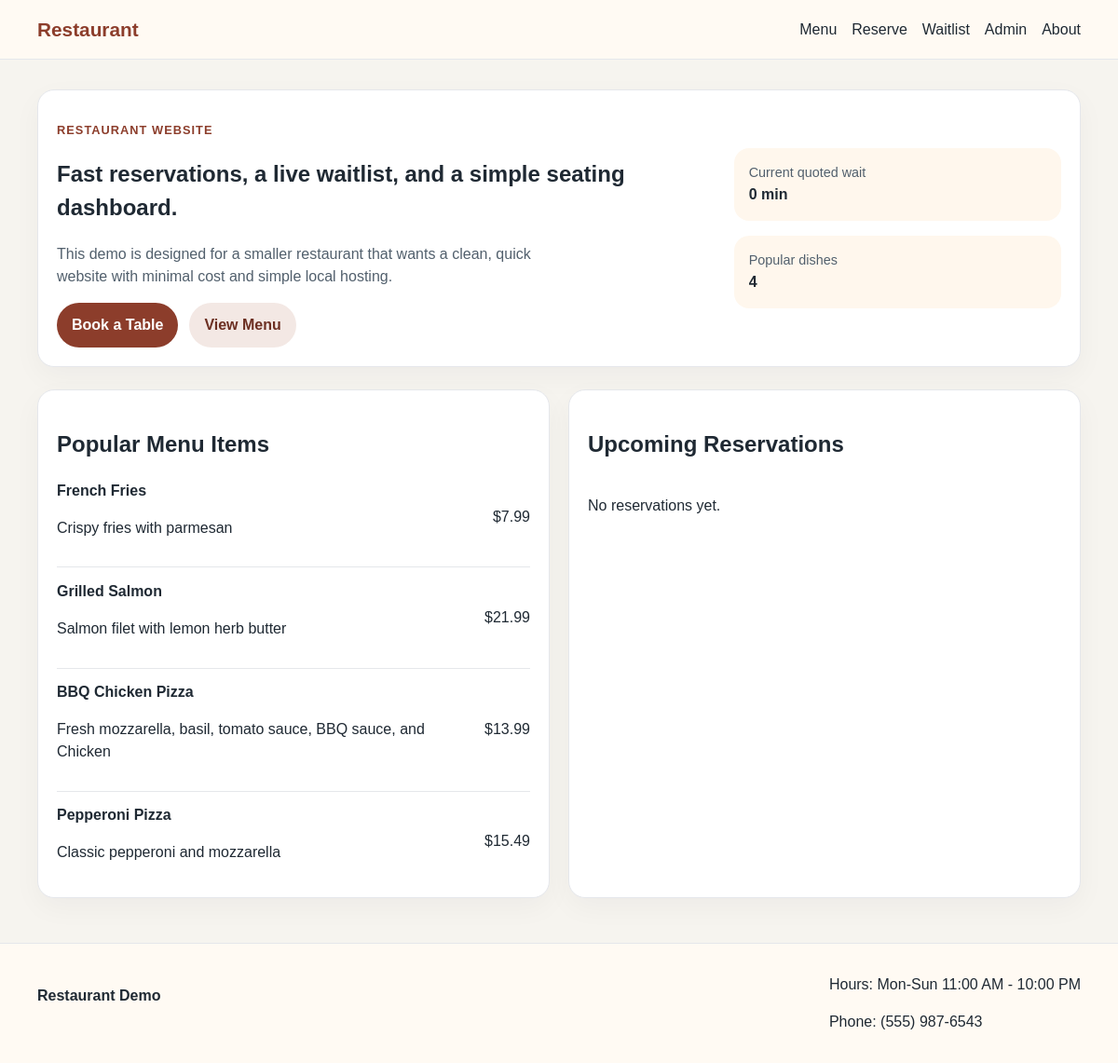
The page / on the database its author committed.
### tables this page shows
CREATE TABLE menu_items (
                id INTEGER PRIMARY KEY AUTOINCREMENT,
                name TEXT NOT NULL,
                description TEXT NOT NULL,
                price REAL NOT NULL,
                category TEXT NOT NULL,
                is_popular INTEGER NOT NULL DEFAULT 0
            );

### app.py (the view)
@app.route("/")
def home() -> str:
    popular_items = fetch_all(
        "SELECT * FROM menu_items WHERE is_popular = 1 ORDER BY category, name"
    )
    upcoming_reservations = fetch_all(
        """
        SELECT * FROM reservations
        WHERE reservation_time >= ?
        ORDER BY reservation_time ASC
        LIMIT 5
        """,
        (datetime.now().strftime("%Y-%m-%dT%H:%M"),),
    )
    current_wait = estimate_wait_time(2)
    return render_template(
        "home.html",
        popular_items=popular_items,
        upcoming_reservations=upcoming_reservations,
        current_wait=current_wait,
    )

### app.py (called while the page is built, shortened)
def get_db() -> sqlite3.Connection:
    if "db" not in g:
        g.db = sqlite3.connect(app.config["DATABASE"])
        g.db.row_factory = sqlite3.Row
    return g.db

def fetch_all(query: str, params: tuple[Any, ...] = ()) -> list[sqlite3.Row]:
    return get_db().execute(query, params).fetchall()

def estimate_wait_time(party_size: int) -> int:
    db = get_db()
    available_now = db.execute(
        "SELECT COUNT(*) AS count FROM dining_tables WHERE status = 'Available' AND capacity >= ?",
        (party_size,),
    ).fetchone()["count"]
    if available_now > 0:
        return 0

### templates/home.html (shortened to what this page needs)
{% extends 'base.html' %}
{% block content %}
<section class="hero card hero-card">
  <div>
    <p class="eyebrow">Restaurant Website</p>
    <h1>Fast reservations, a live waitlist, and a simple seating dashboard.</h1>
    <p class="lead">This demo is designed for a smaller restaurant that wants a clean, quick website with minimal cost and simple local hosting.</p>
    <div class="button-row">
      <a class="btn primary" href="{{ url_for('reserve') }}">Book a Table</a>
      <a class="btn secondary" href="{{ url_for('menu') }}">View Menu</a>
    </div>
  </div>
  <div class="hero-stats">
    <div class="stat-card">
      <span class="stat-label">Current quoted wait</span>
      <strong>{{ current_wait }} min</strong>
    </div>
    <div class="stat-card">
      <span class="stat-label">Popular dishes</span>
      <strong>{{ popular_items|length }}</strong>
    </div>
  </div>
</section>
<section class="grid-2 section-gap">
  <div class="card">
    <h2>Popular Menu Items</h2>
    <div class="stack-list">
      {% for item in popular_items %}
      <div class="list-row">
        <div>
          <strong>{{ item.name }}</strong>
          <p>{{ item.description }}</p>
        </div>
        <span>${{ '%.2f'|format(item.price) }}</span>
      </div>
      {% endfor %}
    </div>
  </div>
  <div class="card">
    <h2>Upcoming Reservations</h2>
    <div class="stack-list">
      {% for reservation in upcoming_reservations %}
      <div class="list-row">
        <div>
          <strong>{{ reservation.customer_name }}</strong>
          <p>Party of {{ reservation.party_size }}</p>
        </div>
        <span>{{ reservation.reservation_time.replace('T', ' ') }}</span>
      </div>
      {% else %}
      <p>No reservations yet.</p>
      {% endfor %}
    </div>
  </div>
</section>
{% endblock %}

### static/css/style.css (style rules this page uses)
:root { --bg: #f6f4ef; --surface: #ffffff; --text: #1f2933; --muted: #52606d; --accent: #8c3d2b; --accent-dark: #6c2f22; --border: #e5e7eb; --success-bg: #ecfdf3; --success-text: #166534; --error-bg: #fef2f2; --error-text: #991b1b; }
* { box-sizing: border-box; }
body { margin: 0; font-family: Arial, Helvetica, sans-serif; background: var(--bg); color: var(--text); line-height: 1.5; }
a { color: inherit; text-decoration: none; }
.card { background: var(--surface); border: 1px solid var(--border); border-radius: 18px; padding: 1.25rem; box-shadow: 0 10px 30px rgba(15, 23, 42, 0.04); }
.hero-card { display: grid; grid-template-columns: 2fr 1fr; gap: 1.5rem; align-items: center; }
.eyebrow { color: var(--accent); text-transform: uppercase; letter-spacing: 0.08em; font-size: 0.8rem; font-weight: 700; }
.lead { color: var(--muted); max-width: 60ch; }
.button-row { display: flex; gap: 0.75rem; flex-wrap: wrap; margin-top: 1rem; }
.btn { border: none; border-radius: 999px; padding: 0.75rem 1rem; cursor: pointer; font-weight: 700; }
.btn.primary { background: var(--accent); color: white; }
.btn.secondary { background: #f3e8e4; color: var(--accent-dark); }
.hero-stats, .table-grid, .menu-grid { display: grid; gap: 1rem; }
.hero-stats { grid-template-columns: 1fr; }
.stat-card { background: #fff7ed; border-radius: 16px; padding: 1rem; }
.stat-label { display: block; color: var(--muted); font-size: 0.9rem; }
.grid-2 { display: grid; grid-template-columns: repeat(2, minmax(0, 1fr)); gap: 1.25rem; }
.section-gap { margin-top: 1.5rem; }
.stack-list { display: grid; gap: 0.85rem; }
.list-row, .admin-row { display: flex; justify-content: space-between; align-items: center; gap: 1rem; padding-bottom: 0.85rem; border-bottom: 1px solid var(--border); }
.list-row:last-child, .admin-row:last-child { border-bottom: none; padding-bottom: 0; }

### rows shown on the page
menu_items: name "French Fries", description "Crispy fries with parmesan", price "7.99"
menu_items: name "Grilled Salmon", description "Salmon filet with lemon herb butter", price "21.99"
menu_items: name "BBQ Chicken Pizza", description "Fresh mozzarella, basil, tomato sauce, BBQ sauce, and Chicken", price "13.99"
menu_items: name "Pepperoni Pizza", description "Classic pepperoni and mozzarella", price "15.49"

### other values the page prints
{{ current_wait }} "0"
{{ popular_items|length }} "4"
